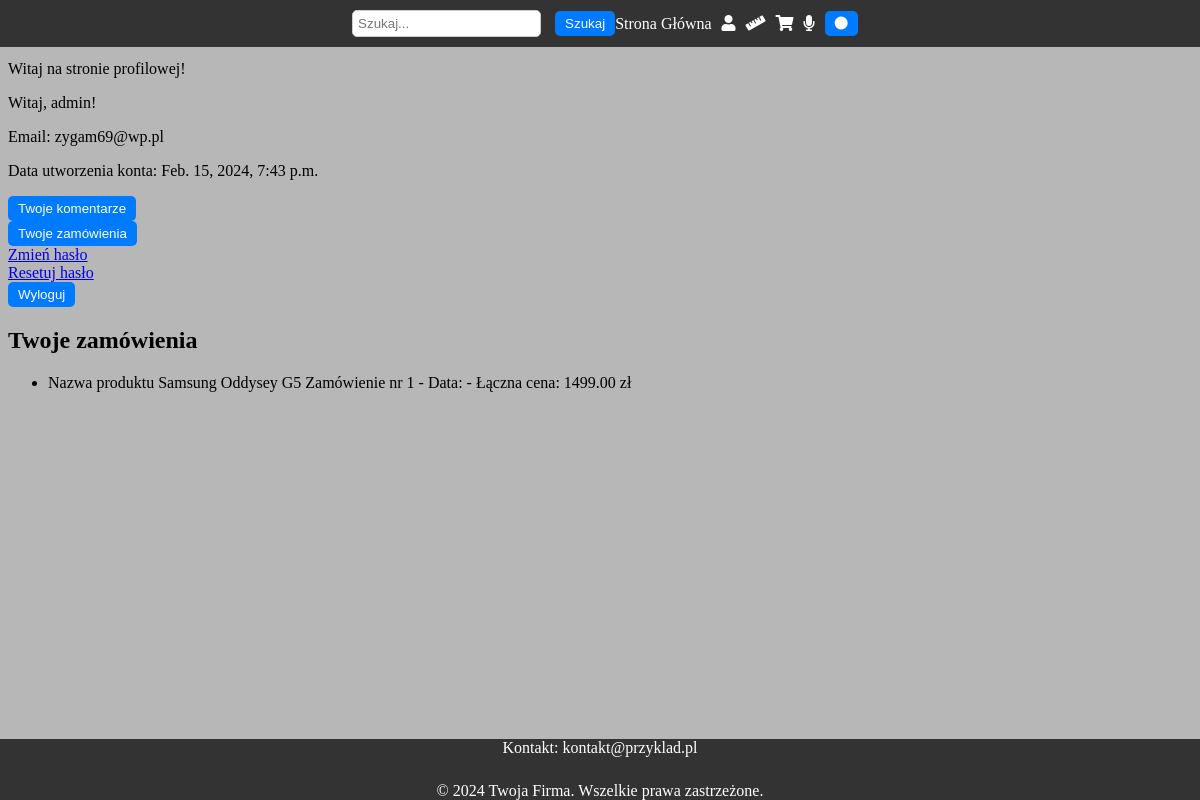
Page /profile (signed in) on the earlier database version.
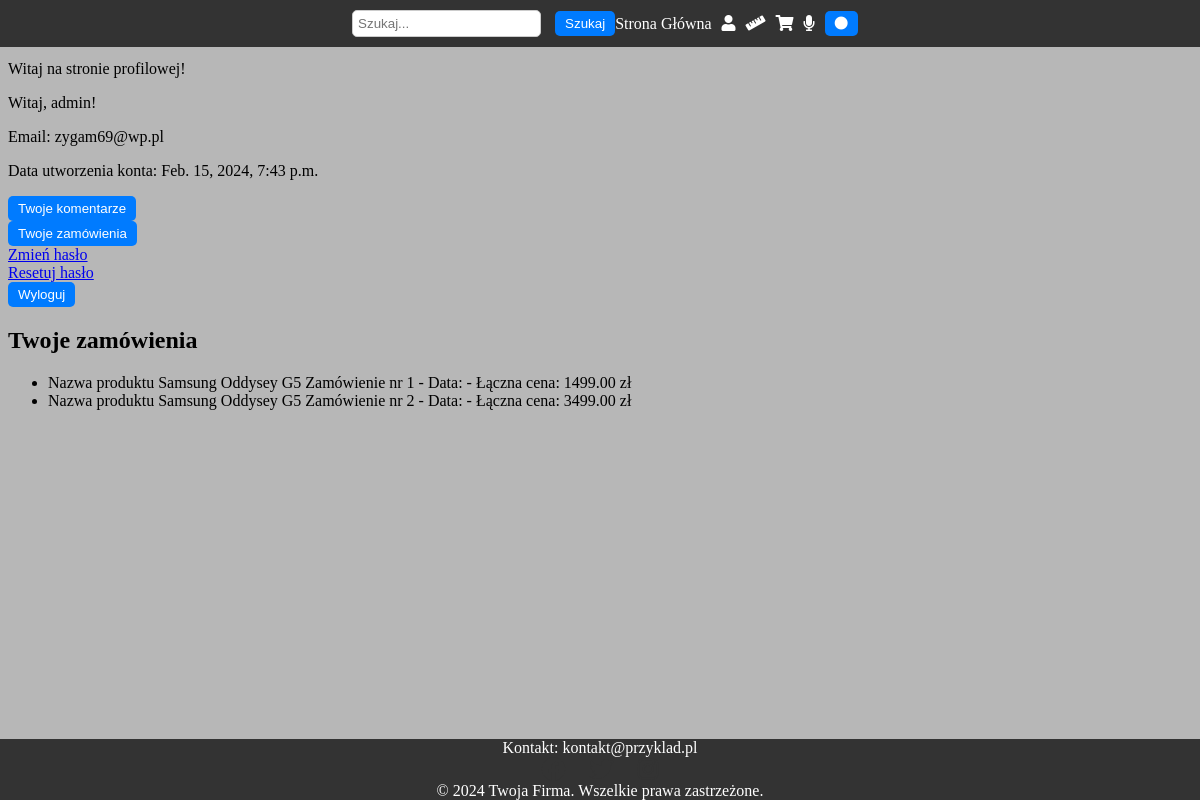
Same page on the later database version.
### techwave/models.py (models this page shows, shortened)
class Order(models.Model):
    user = models.ForeignKey(User, on_delete=models.CASCADE)
    total_price = models.DecimalField(max_digits=10, decimal_places=2)
    quantity = models.IntegerField(default=1)
    product_name = models.CharField(max_length=255, blank=True, default='')

### techwave/views.py (the view)
# urls.py: path('profile', views.profile, name='profile'),
def profile(request):
    if not request.user.is_authenticated:
        return redirect('main')
    zamowienia = Order.objects.filter(user=request.user)
    context = {'title': 'Profile', 'zamowienia': zamowienia}
    return render(request, 'techwave/profile.html', context)

### techwave/templates/techwave/profile.html (shortened to what this page needs)
{% extends 'base.html' %}
{% block content %}
<h1>Witaj na stronie profilowej!</h1>
<p>Witaj, {{ user.username }}!</p>
<p>Email: {{ user.email }}</p>
<p>Data utworzenia konta: {{ user.date_joined }}</p>
<button>Twoje komentarze</button> <br>
<button>Twoje zamówienia</button><br>
<a href="{% url 'password_change' %}">Zmień hasło</a><br>
<a href="{% url 'password_reset' %}">Resetuj hasło</a><br>
<form method="post" action="{% url 'logout' %}">
    <button type="submit">Wyloguj</button>
</form>
<h2>Twoje zamówienia</h2>
{% if zamowienia %}
    <ul>
    {% for zamowienie in zamowienia %}
        <li>Nazwa produktu {{zamowienie.product_name}}  Zamówienie nr {{ zamowienie.id }} - Data: {{ zamowienie.date }} - Łączna cena: {{ zamowienie.total_price }} zł </li>
    {% endfor %}
    </ul>
{% else %}
    <p>Nie masz jeszcze żadnych zamówień.</p>
{% endif %}
{% endblock %}

### techwave/templates/base.html (shortened to what this page needs)
<!DOCTYPE html>
<html>
<head>
  {% load static %}
  <link rel="stylesheet" href="{% static 'css/navbar.css' %}">
  <link rel="stylesheet" href="{% static 'css/footer.css' %}">
  <link rel="stylesheet" href="{% static 'css/darkbase.css' %}">
</head>
<body>
  {% include 'navbar.html' %}
  {% block content %}
   {% endblock %}
   {% include 'footer.html' %}
</body>
</html>

### techwave/templates/navbar.html (shortened to what this page needs)
{% load static %}
<link rel="stylesheet" href="https://cdnjs.cloudflare.com/ajax/libs/font-awesome/5.15.4/css/all.min.css">
<div class="navbar">
  <nav>
      <ul>
        <form action="/search/" method="get">
          <input type="text" name="q" placeholder="Szukaj...">
          <button type="submit">Szukaj</button>
        </form>
        <li><a href="{% url 'main' %}">Strona Główna</a></li>
        {% if user.is_authenticated %}
          <li><a href="{% url 'profile' %}">
            <i class="fas fa-user"></i>
          </a></li>
        {% else %}
          <li><a href="{% url 'login' %}">
            <i class="fas fa-user"></i>
          </a></li>
        {% endif %}
        <li><a href="{% url 'productsite' %}">
          <i class="fas fa-solid fa-ruler"></i>
        </a></li>
        <li><a href="{% url 'cart' %}">
          <i class="fas fa-shopping-cart"></i>
        <li><a href="{% url 'register' %}">
          <i class="fas fa-microphone"></i>
        </a></li>
        <li><button id="themeButton"><i class="fas fa-circle"></i></button></li>
      </ul>
  </nav>
</div>

### techwave/templates/footer.html
<footer class="footer">
    <div>Kontakt: kontakt@przyklad.pl</div>
    <div class="social-icons">
        <a href="http://facebook.com"><i class="fab fa-facebook"></i></a>
        <a href="http://twitter.com"><i class="fab fa-twitter"></i></a>
        <a href="http://instagram.com"><i class="fab fa-instagram"></i></a>
    </div>
    <div class="copyright">
        © 2024 Twoja Firma. Wszelkie prawa zastrzeżone.
    </div>
</footer>

### techwave/static/css/navbar.css (style rules this page uses)
.navbar { position: fixed; left: 0; top: 0; width: 100%; background-color: #333; color: #fff; padding: 10px ; text-align: center; }
.navbar nav { display: flex; justify-content: center; align-items: center; }
nav ul { display: flex; list-style-type: none; padding: 0; margin: 0; align-items: center; }
nav ul li { margin-right: 10px; display: inline-block; }
nav ul li a { text-decoration: none; color: #fff; }
input[type="text"] { padding: 5px; margin-right: 10px; border: 1px solid #ccc; border-radius: 5px; }
button { padding: 5px 10px; background-color: #007bff; color: white; border: none; border-radius: 5px; cursor: pointer; }
body { margin-top: 60px; }

### techwave/static/css/footer.css (style rules this page uses)
.footer { position: fixed; left: 0; bottom: 0; width: 100%; background-color: #333; color: white; text-align: center; }
.social-icons a { margin: 0 10px; color: #333; }
.social-icons i { font-size: 24px; }

### techwave/static/css/darkbase.css (style rules this page uses)
body { background-color: #b7b7b7; color: #000000; }

Differences in the rows shown:
added Order: product_name "Samsung Oddysey G5", id "2", total_price "3499.00"
